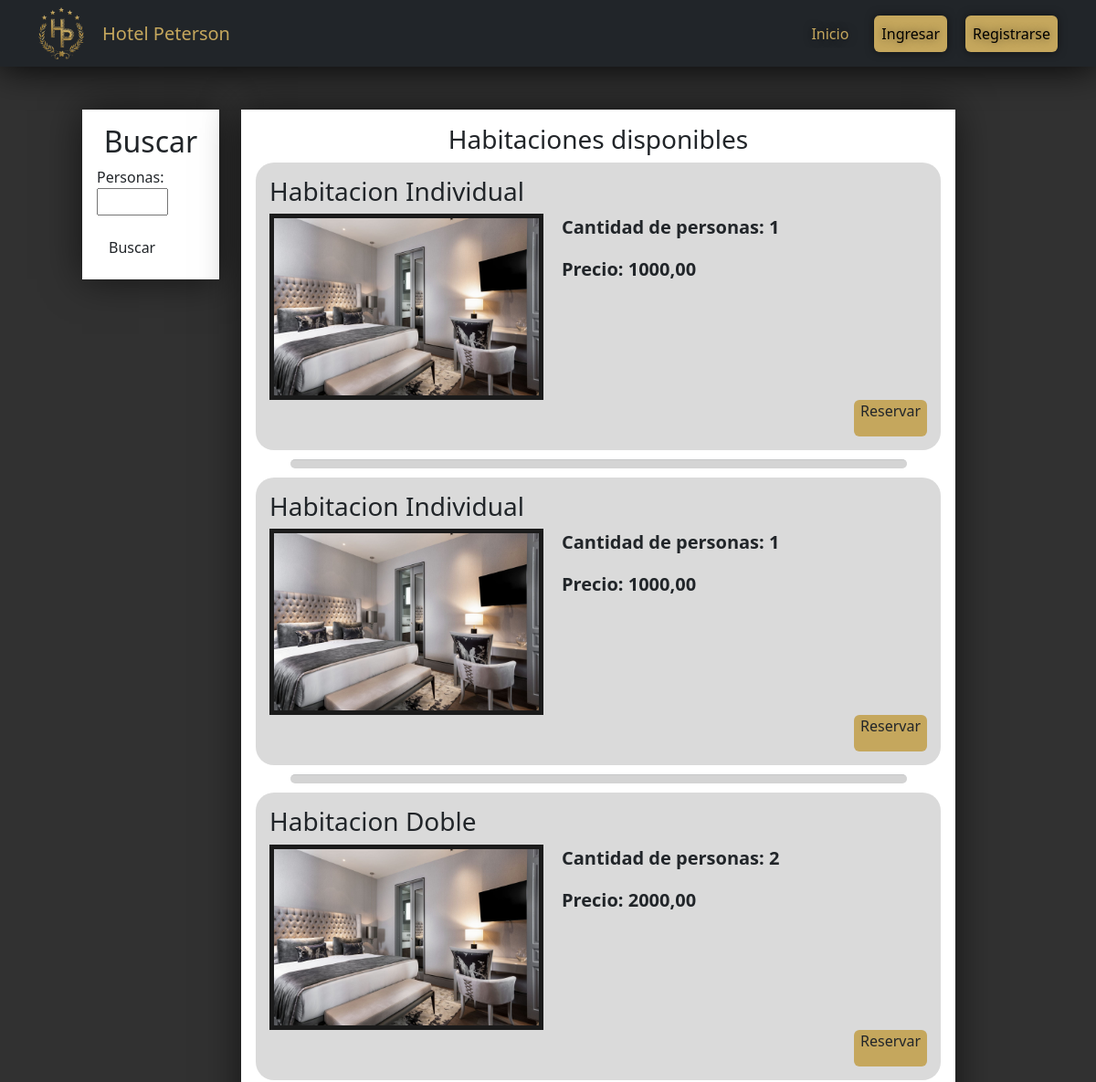
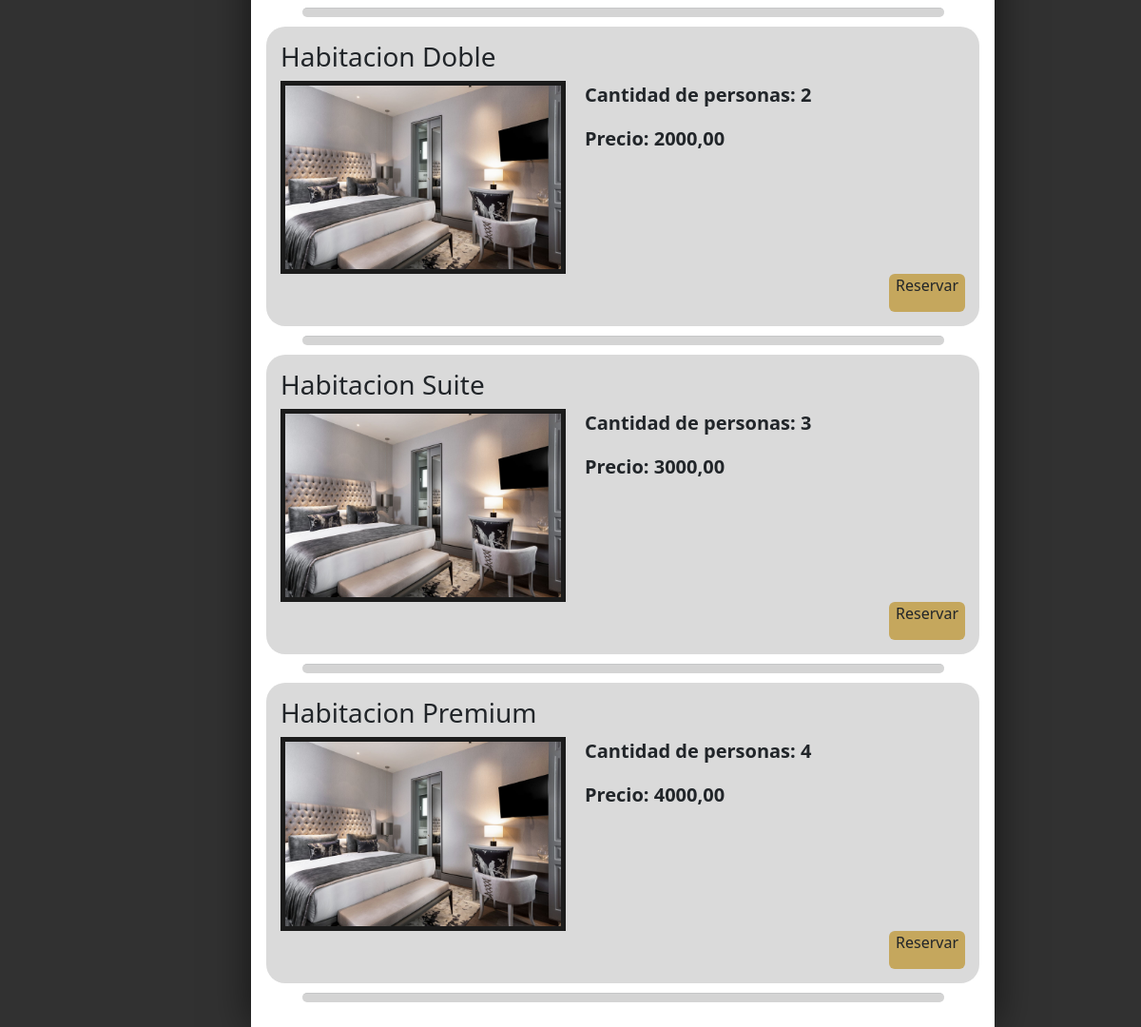
The page /reserva/ on the database its author committed (2 pictures, top to bottom).
### sistema/models.py (models this page shows, shortened)
class Habitacion(models.Model):
    id_hab = models.PositiveSmallIntegerField(primary_key=True)
    id_tipo = models.ForeignKey(TipoHab, on_delete=models.PROTECT)
    hab_ocupada = models.BooleanField(default=False)
    piso = models.PositiveSmallIntegerField()
    numero_habitacion = models.PositiveSmallIntegerField()
    class Meta:
        db_table = ''
        managed = True
        verbose_name = 'Habitacion'
        verbose_name_plural = 'Habitaciones'

class TipoHab(models.Model):
    id_tipo = models.PositiveSmallIntegerField(primary_key=True)
    tipo = models.CharField(max_length=50)
    precio = models.DecimalField(max_digits=20, decimal_places=2)
    cant_per = models.PositiveSmallIntegerField()

### sistema/views.py (the view)
# urls.py: path('reserva/', views.reserva, name='reserva'),
def reserva(request):
    if request.method == "POST":
        form = buscarHab(request.POST)
        if form.is_valid():
            num = form.cleaned_data["personas"]
    else:
        form = buscarHab()
    habitaciones = Habitacion.objects.all()
    return render(request, 'reserva.html', {'habitaciones':habitaciones, 'form':form})

### sistema/forms.py
class buscarHab(forms.Form):
    personas = forms.IntegerField(widget=forms.NumberInput(attrs={'step': 1, 'max': 4, 'min': 0}))

### sistema/templates/reserva.html (shortened to what this page needs)
{% load static %}
<!DOCTYPE html>
<html lang="en">
<head>
    <link href="https://cdn.jsdelivr.net/npm/bootstrap@5.3.2/dist/css/bootstrap.min.css" rel="stylesheet">
    <link rel="stylesheet" href="{% static 'css/main.css' %}">
</head>
<body>
    <nav class="navbar navbar-expand-sm fixed-top navbar-dark bg-dark">
        <div class="container">
            <img src="{% static 'img/logo5.png' %}" alt="logo" class="logo">
            <a href="{% url 'home' %}" class="navbar-brand mb-0 h1">
                Hotel Peterson
            </a>
            <div class="collapse navbar-collapse" id="navbarNav">
                <ul class="navbar-nav">
                    <li class="nav-item">
                        <a href="{% url 'home' %}" class="nav-link">
                            Inicio
                        </a>
                    </li>
                    <li class="nav-item" id="login">
                        <a href="{% url 'login' %}" class="nav-link btn btn-primary" role="button">
                            Ingresar
                        </a>
                    </li>
                    <li class="nav-item" id="registro">
                        <a href="{% url 'registro' %}" class="nav-link btn btn-primary" role="button">
                            Registrarse
                        </a>
                    </li>
                </ul>
            </div>
        </div>
    </nav>
    <div class="container-reserva">
        <div class="row">
            <div class="col-md-2 buscar" id="buscar">
                <div class="cuadro bg-white p-3">
                    <div class="titulo d-flex justify-content-center align-items-center">
                        <h2>Buscar</h2>
                    </div>
                    <form method="post" action="/reserva/">
                        {{form.as_p}}
                        <button class="btn btn-custom" type="submit" name="save">Buscar</button>
                    </form>
                </div>
            </div>
            <div class="col-md-8 habitaciones-disp">
                <div class="cuadro bg-white p-3">
                    <div class="titulo d-flex justify-content-center align-items-center">
                        <h3>Habitaciones disponibles</h3>
                    </div>
                    {% for habitacion in habitaciones %}
                    {% if habitacion.hab_ocupada == False %}
                    <div class="contenedor-hab">
                        <h3>Habitacion {{habitacion.id_tipo.tipo}}</h3>
                        <div class="flex-hab">
                            <img class="img-hab" src="{% static 'img/hab1.jpg' %}" alt="hab1">
                            <div class="hab-texto">
                                <p>Cantidad de personas: {{habitacion.id_tipo.cant_per}}</p>
                                <p>Precio: {{habitacion.id_tipo.precio}}</p>
                            </div>
                        </div>
                        <a href="{% url 'pago' %}" class="nav-link btn btn-primary" role="button" id="reservar">
                            Reservar
                        </a>
                    </div>
                    <hr>
                    {% endif %}
                    {% endfor %}
                </div>
            </div>
        </div>
    </div>
</body>
</html>

### static/css/main.css (style rules this page uses)
body { background-color: #313131; }
body hr { width: 90%; margin-left: auto; margin-right: auto; margin-top: 35px; margin-bottom: 35px; height: 10px; background-color: #ffffff; border-radius: 100px; }
.logo { width: 50px; }
.navbar { box-shadow: 0px 0px 40px black; width: 100%; }
.nav-item a { color: #c5a75d; text-shadow: 0px 0px 10px rgba(0,0,0,0.5) }
.navbar-brand { color: #c5a75d; margin-left: 20px; }
.navbar-nav { margin-left: auto; }
#login { margin-left: 20px; }
#login a { background-color: #c5a75d; color: black; transition: .3s; box-shadow: 0px 0px 10px rgba(0,0,0,0.5); }
#registro { margin-left: 20px; }
#registro a { background-color: #c5a75d; color: black; transition: .3s; box-shadow: 0px 0px 10px rgba(0,0,0,0.5); }
.container-reserva { margin-top: 120px; margin-left: 90px; margin-right: 90px; }
.habitaciones-disp { width: 806px; }
.cuadro { box-shadow: 0px 0px 40px rgba(0,0,0,0.6); }
.img-hab { width: 300px; object-fit: cover; border: 5px solid #1b1b1b; }
.flex-hab { display: flex; }
.contenedor-hab { background-color: #dadada; padding: 15px; border-radius: 20px; }
.hab-texto { margin-left: 20px; font-size: 20px; font-weight: bold; }
#reservar { margin-left: auto; width: 80px; height: 40px; text-align: center; background-color: #c5a75d; }
.cuadro hr { width: 90%; margin-left: auto; margin-right: auto; margin-top: 10px; margin-bottom: 10px; height: 10px; background-color: #575757; border-radius: 100px; }

### rows shown on the page
Habitacion: id_tipo.tipo "Individual", hab_ocupada False (drawn), id_tipo.cant_per "1", id_tipo.precio "1000,00"
Habitacion: id_tipo.tipo "Individual", hab_ocupada False (drawn), id_tipo.cant_per "1", id_tipo.precio "1000,00"
Habitacion: id_tipo.tipo "Doble", hab_ocupada False (drawn), id_tipo.cant_per "2", id_tipo.precio "2000,00"
Habitacion: id_tipo.tipo "Doble", hab_ocupada False (drawn), id_tipo.cant_per "2", id_tipo.precio "2000,00"
Habitacion: id_tipo.tipo "Suite", hab_ocupada False (drawn), id_tipo.cant_per "3", id_tipo.precio "3000,00"
Habitacion: id_tipo.tipo "Premium", hab_ocupada False (drawn), id_tipo.cant_per "4", id_tipo.precio "4000,00"
